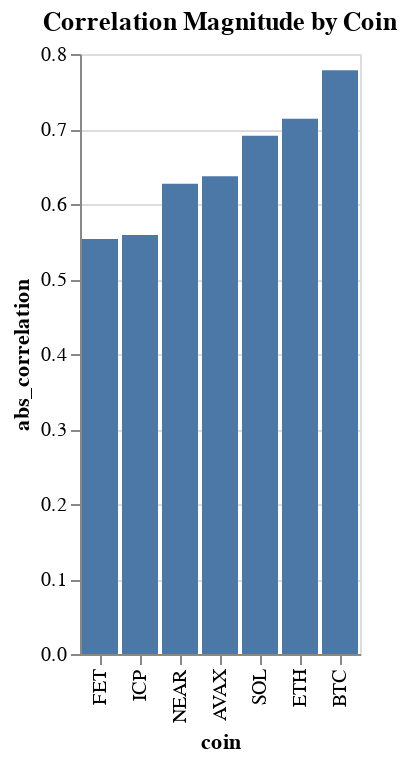

Notebook cell for this chart:
### Code cell
# Sort the DataFrame by RMSE in ascending order
everything_sorted = everything.sort_values('correlation')
everything_sorted['abs_correlation'] = np.abs(everything_sorted['correlation'])

# Create the bar plot
alt.Chart(everything_sorted).mark_bar().encode(
    x=alt.X('coin', sort= 'y'),  # Sort x-axis (coins) by y-axis (RMSE)
    y='abs_correlation'
).properties(
    title='Correlation Magnitude by Coin'  # Add a title to the chart
)

### Figure 1 — Vega-Lite specification as saved in the notebook (floating-point values rounded to 4 significant figures)
{"config": {"view": {"continuousWidth": 300, "continuousHeight": 300}}, "data": {"name": "data-abb60558090043f5f95949f820abbac8"}, "mark": {"type": "bar"}, "encoding": {"x": {"field": "coin", "sort": "y", "type": "nominal"}, "y": {"field": "abs_correlation", "type": "quantitative"}}, "title": "Correlation Magnitude by Coin", "$schema": "https://vega.github.io/schema/vega-lite/v5.20.1.json", "datasets": {"data-abb60558090043f5f95949f820abbac8": [{"coin": "BTC", "correlation": -0.7783, "RMSE": 2.768, "abs_correlation": 0.7783}, {"coin": "ETH", "correlation": -0.7137, "RMSE": 3.778, "abs_correlation": 0.7137}, {"coin": "SOL", "correlation": -0.6911, "RMSE": 4.765, "abs_correlation": 0.6911}, {"coin": "AVAX", "correlation": -0.6371, "RMSE": 5.078, "abs_correlation": 0.6371}, {"coin": "NEAR", "correlation": -0.627, "RMSE": 5.295, "abs_correlation": 0.627}, {"coin": "ICP", "correlation": -0.5586, "RMSE": 4.909, "abs_correlation": 0.5586}, {"coin": "FET", "correlation": -0.5533, "RMSE": 6.204, "abs_correlation": 0.5533}]}}
